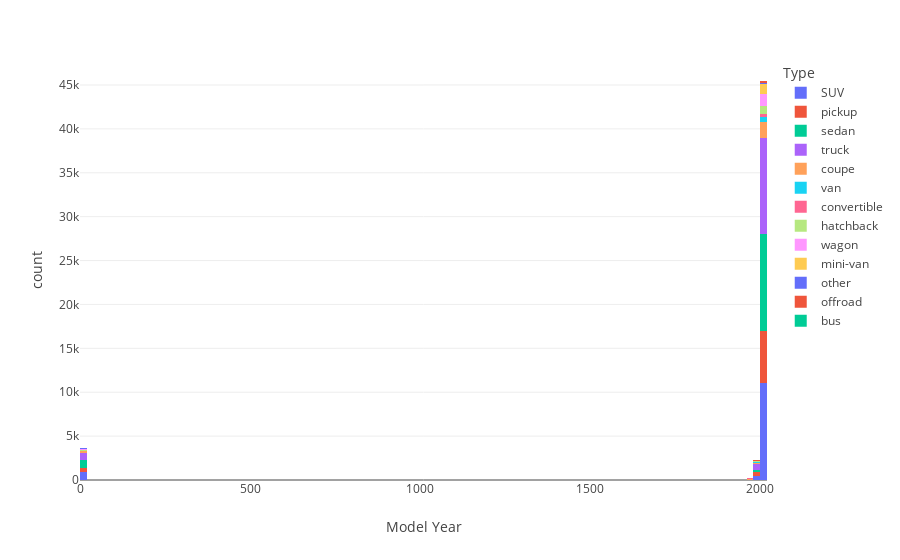

Notebook cell for this chart:
### Markdown cell above
Create Histogram Plot

### Code cell
# Ensure Type column is string
vehicles['Type'] = vehicles['Type'].astype(str)

# Histogram
fig = px.histogram(
    vehicles,
    x="Model Year",
    color="Type",
    color_discrete_sequence=px.colors.qualitative.Plotly
)

fig.show()

### Figure 1 — Plotly figure (JSON) as saved in the notebook; plotly's stock layout.template omitted (floating-point values rounded to 4 significant figures; data arrays with more than 128 entries replaced by an {"elided": "..."} marker saying what was removed)
{"data": [{"bingroup": "x", "hovertemplate": "Type=SUV<br>Model Year=%{x}<br>count=%{y}<extra></extra>", "legendgroup": "SUV", "marker": {"color": "#636EFA", "pattern": {"shape": ""}}, "name": "SUV", "orientation": "v", "showlegend": true, "type": "histogram", "x": {"elided": "12405 int values"}, "xaxis": "x", "yaxis": "y"}, {"bingroup": "x", "hovertemplate": "Type=pickup<br>Model Year=%{x}<br>count=%{y}<extra></extra>", "legendgroup": "pickup", "marker": {"color": "#EF553B", "pattern": {"shape": ""}}, "name": "pickup", "orientation": "v", "showlegend": true, "type": "histogram", "x": {"elided": "6988 int values"}, "xaxis": "x", "yaxis": "y"}, {"bingroup": "x", "hovertemplate": "Type=sedan<br>Model Year=%{x}<br>count=%{y}<extra></extra>", "legendgroup": "sedan", "marker": {"color": "#00CC96", "pattern": {"shape": ""}}, "name": "sedan", "orientation": "v", "showlegend": true, "type": "histogram", "x": {"elided": "12154 int values"}, "xaxis": "x", "yaxis": "y"}, {"bingroup": "x", "hovertemplate": "Type=truck<br>Model Year=%{x}<br>count=%{y}<extra></extra>", "legendgroup": "truck", "marker": {"color": "#AB63FA", "pattern": {"shape": ""}}, "name": "truck", "orientation": "v", "showlegend": true, "type": "histogram", "x": {"elided": "12353 int values"}, "xaxis": "x", "yaxis": "y"}, {"bingroup": "x", "hovertemplate": "Type=coupe<br>Model Year=%{x}<br>count=%{y}<extra></extra>", "legendgroup": "coupe", "marker": {"color": "#FFA15A", "pattern": {"shape": ""}}, "name": "coupe", "orientation": "v", "showlegend": true, "type": "histogram", "x": {"elided": "2303 int values"}, "xaxis": "x", "yaxis": "y"}, {"bingroup": "x", "hovertemplate": "Type=van<br>Model Year=%{x}<br>count=%{y}<extra></extra>", "legendgroup": "van", "marker": {"color": "#19D3F3", "pattern": {"shape": ""}}, "name": "van", "orientation": "v", "showlegend": true, "type": "histogram", "x": {"elided": "633 int values"}, "xaxis": "x", "yaxis": "y"}, {"bingroup": "x", "hovertemplate": "Type=convertible<br>Model Year=%{x}<br>count=%{y}<extra></extra>", "legendgroup": "convertible", "marker": {"color": "#FF6692", "pattern": {"shape": ""}}, "name": "convertible", "orientation": "v", "showlegend": true, "type": "histogram", "x": {"elided": "446 int values"}, "xaxis": "x", "yaxis": "y"}, {"bingroup": "x", "hovertemplate": "Type=hatchback<br>Model Year=%{x}<br>count=%{y}<extra></extra>", "legendgroup": "hatchback", "marker": {"color": "#B6E880", "pattern": {"shape": ""}}, "name": "hatchback", "orientation": "v", "showlegend": true, "type": "histogram", "x": {"elided": "1047 int values"}, "xaxis": "x", "yaxis": "y"}, {"bingroup": "x", "hovertemplate": "Type=wagon<br>Model Year=%{x}<br>count=%{y}<extra></extra>", "legendgroup": "wagon", "marker": {"color": "#FF97FF", "pattern": {"shape": ""}}, "name": "wagon", "orientation": "v", "showlegend": true, "type": "histogram", "x": {"elided": "1541 int values"}, "xaxis": "x", "yaxis": "y"}, {"bingroup": "x", "hovertemplate": "Type=mini-van<br>Model Year=%{x}<br>count=%{y}<extra></extra>", "legendgroup": "mini-van", "marker": {"color": "#FECB52", "pattern": {"shape": ""}}, "name": "mini-van", "orientation": "v", "showlegend": true, "type": "histogram", "x": {"elided": "1161 int values"}, "xaxis": "x", "yaxis": "y"}, {"bingroup": "x", "hovertemplate": "Type=other<br>Model Year=%{x}<br>count=%{y}<extra></extra>", "legendgroup": "other", "marker": {"color": "#636EFA", "pattern": {"shape": ""}}, "name": "other", "orientation": "v", "showlegend": true, "type": "histogram", "x": {"elided": "256 int values"}, "xaxis": "x", "yaxis": "y"}, {"bingroup": "x", "hovertemplate": "Type=offroad<br>Model Year=%{x}<br>count=%{y}<extra></extra>", "legendgroup": "offroad", "marker": {"color": "#EF553B", "pattern": {"shape": ""}}, "name": "offroad", "orientation": "v", "showlegend": true, "type": "histogram", "x": {"elided": "214 int values"}, "xaxis": "x", "yaxis": "y"}, {"bingroup": "x", "hovertemplate": "Type=bus<br>Model Year=%{x}<br>count=%{y}<extra></extra>", "legendgroup": "bus", "marker": {"color": "#00CC96", "pattern": {"shape": ""}}, "name": "bus", "orientation": "v", "showlegend": true, "type": "histogram", "x": [1994, 2011, 1994, 2007, 2011, 2011, 2007, 2011, 2011, 2011, 2007, 2011, 2007, 2011, 2011, 2006, 2008, 2007, 1991, 2011, 2011, 2011, 2011, 2011], "xaxis": "x", "yaxis": "y"}], "layout": {"barmode": "relative", "legend": {"title": {"text": "Type"}, "tracegroupgap": 0}, "margin": {"t": 60}, "xaxis": {"anchor": "y", "domain": [0, 1], "title": {"text": "Model Year"}}, "yaxis": {"anchor": "x", "domain": [0, 1], "title": {"text": "count"}}}}
